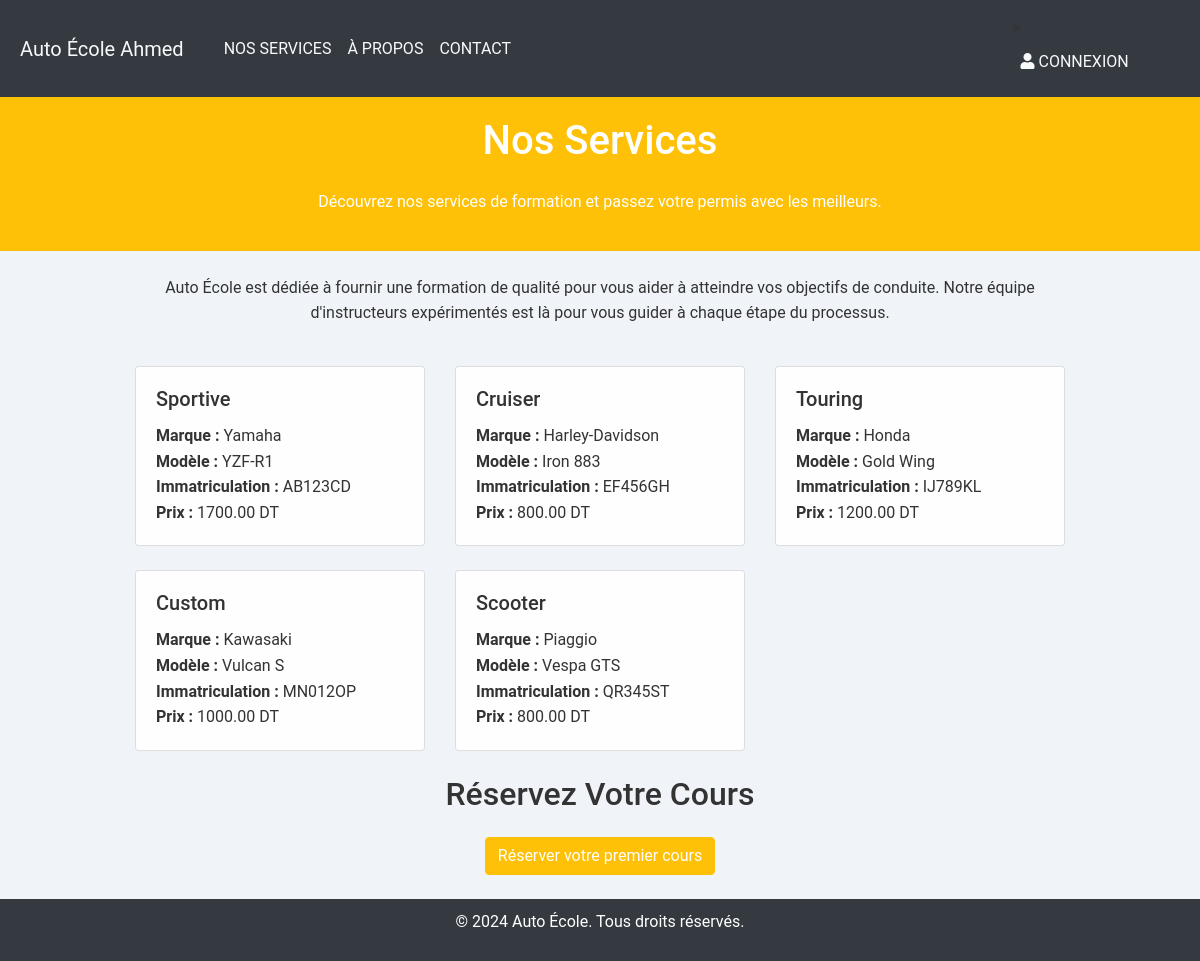
The app's page /services.php, older data.
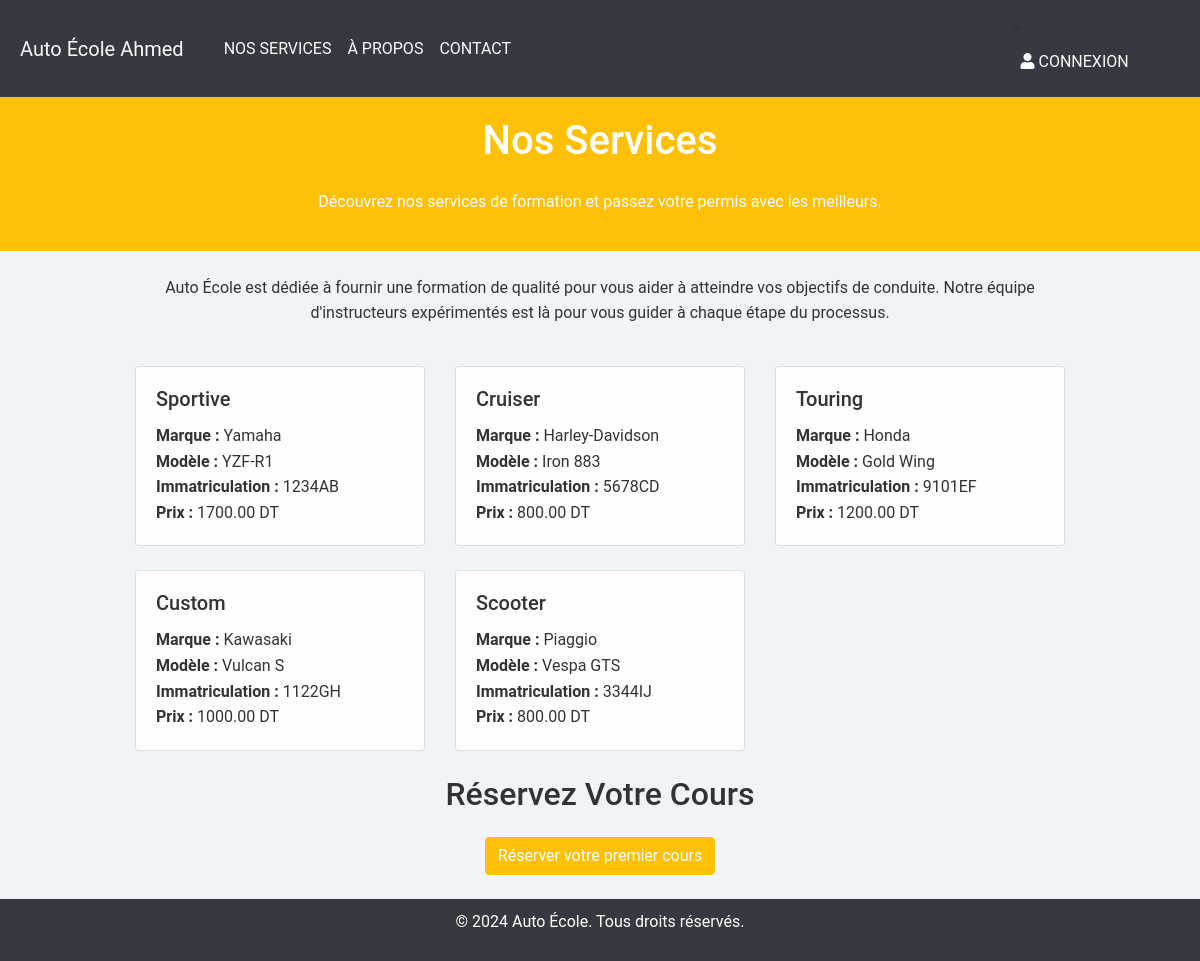
The same page, newer data.
### tables this page shows
CREATE TABLE IF NOT EXISTS `service_moto` (
  `ID_moto` int(11) NOT NULL AUTO_INCREMENT,
  `Type_moto` varchar(255) NOT NULL,
  `Marque` varchar(255) NOT NULL,
  `Modele` varchar(255) NOT NULL,
  `Immatriculation` varchar(255) NOT NULL,
  `Prix` decimal(10,2) NOT NULL,
  PRIMARY KEY (`ID_moto`)
);

### services.php (the view, shortened to what this page needs)
<?php
include 'includes/header.php';
include 'includes/navbar.php';
include 'config/db.php';
$query = $pdo->query("SELECT * FROM service_moto");
$services = $query->fetchAll(PDO::FETCH_ASSOC);
?>
<header class="text-center mb-4">
    <h1 class="section-title text-center mb-4">Nos Services</h1>
    <p>Découvrez nos services de formation et passez votre permis avec les meilleurs.</p>
</header>
<main class="container">
    <div class="text-center mb-4">
        <p>Auto École est dédiée à fournir une formation de qualité pour vous aider à atteindre vos objectifs de conduite. Notre équipe d'instructeurs expérimentés est là pour vous guider à chaque étape du processus.</p>
    </div>
    <div class="row">
        <?php foreach ($services as $service) : ?>
            <div class="col-md-4 mb-4">
                <div class="card">
                    <div class="card-body">
                        <h5 class="card-title"><?= htmlspecialchars($service['Type_moto']); ?></h5>
                        <p class="card-text">
                            <strong>Marque :</strong> <?= htmlspecialchars($service['Marque']); ?><br>
                            <strong>Modèle :</strong> <?= htmlspecialchars($service['Modele']); ?><br>
                            <strong>Immatriculation :</strong> <?= htmlspecialchars($service['Immatriculation']); ?><br>
                            <strong>Prix :</strong> <?= htmlspecialchars($service['Prix']); ?> DT
                        </p>
                    </div>
                </div>
            </div>
        <?php endforeach; ?>
    </div>
    <h2 class="section-title text-center mb-4">Réservez Votre Cours</h2>
    <div class="text-center">
        <a href="reserver_cours.php" class="btn btn-warning text-white  mb-4">Réserver votre premier cours</a>
    </div>
</main>
<?php include 'includes/footer.php'; ?>

Row changes from the older to the newer data that the page shows:
changed service_moto "Sportive": Immatriculation "AB123CD" → "1234AB"
changed service_moto "Cruiser": Immatriculation "EF456GH" → "5678CD"
changed service_moto "Touring": Immatriculation "IJ789KL" → "9101EF"
changed service_moto "Custom": Immatriculation "MN012OP" → "1122GH"
changed service_moto "Scooter": Immatriculation "QR345ST" → "3344IJ"
